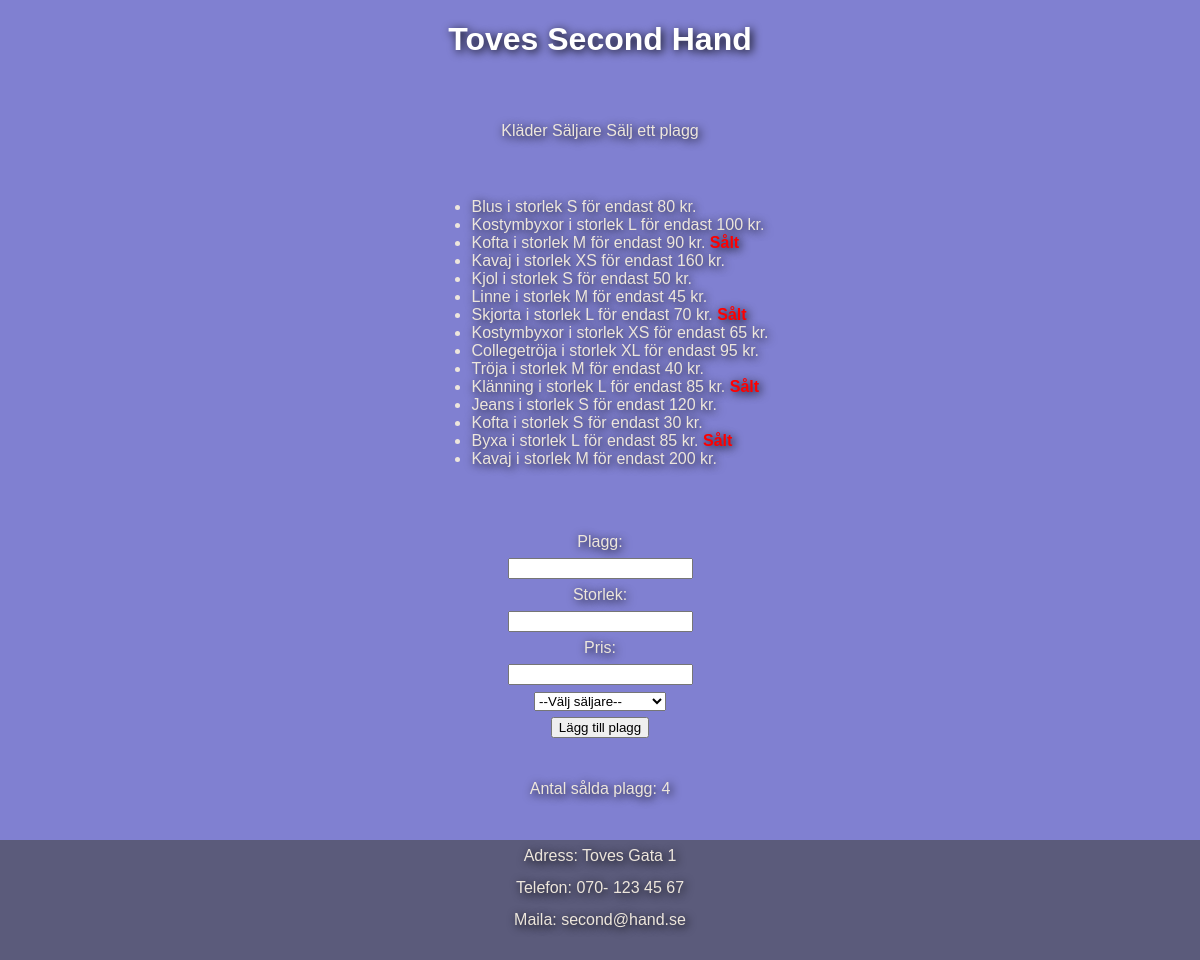
The page /clothes.php on the database its author committed.
### tables this page shows
CREATE TABLE `clothes` (
  `id` int(11) NOT NULL,
  `garment` varchar(32) NOT NULL,
  `size` varchar(10) NOT NULL,
  `price` int(11) NOT NULL,
  `sold_date` date DEFAULT NULL,
  `created` timestamp NOT NULL DEFAULT CURRENT_TIMESTAMP,
  `updated` timestamp NOT NULL DEFAULT CURRENT_TIMESTAMP ON UPDATE CURRENT_TIMESTAMP,
  `seller_id` int(11) NOT NULL
);

### classes/db.php (called while the page is built)
<?php
class DB {
    protected $pdo;
    public function __construct(PDO $pdo)
    {
      $this->pdo = $pdo;
    }
    public function getAll($table) {
        $query = "SELECT * FROM $table";
        $statement = $this->pdo->prepare($query);
        $statement->execute();
        return $statement->fetchAll(PDO::FETCH_ASSOC);
    }
}

### classes/clothing-model.php (called while the page is built, shortened)
<?php
require_once "db.php";
class ClothingModel extends DB {
    protected $table = "clothes";
    public function getAllClothes() {
        return $this->getAll($this->table);
    }
public function getSoldGarmentCount() {
    $sql = "SELECT COUNT(*) AS count FROM clothes WHERE sold_date IS NOT NULL";
    $statement = $this->pdo->prepare($sql);
    $statement->execute();
    $result = $statement->fetch(PDO::FETCH_ASSOC);
    $count = $result['count'];
    return $count;
}
}

### views/clothesView.php (the view)
<?php
class ClothingView {
    public function renderAllGarments(array $garments){
        echo "<ul>";
        foreach($garments as $garment) {
            echo "<li> {$garment["garment"]} i storlek {$garment["size"]} för endast {$garment["price"]} kr. ";
            if($garment['sold_date'] !== null) {
                echo "<span class='sold-label'>Sålt</span>";
            }
            echo "</li>";
        }
        echo "</ul>";
    }
}

### partials/header.php (shortened to what this page needs)
<!DOCTYPE html>
<html lang="en">
<head>
    <link rel="stylesheet" href="styles/style.css">
</head>
<body>
    <h1><a href="index.php">Toves Second Hand</a></h1>

### partials/nav.php
<nav>
    <a href="clothes.php">Kläder</a>
    <a href="sellers.php">Säljare</a>
    <a href="soldGarments.php">Sälj ett plagg</a>
</nav>

### partials/garment-form.php (shortened to what this page needs)
<form action="form-handlers/garment-form-handler.php" method="post">
<div class="formContainer">
<label for="garment">Plagg: </label>
<input type="text" name="garment" id="garment">
<label for="size">Storlek: </label>
<input type="text" name="size" id="size">
<label for="price">Pris: </label>
<input type="text" name="price" id="price">
<div>
    <select name="seller_id" id="seller_id">
        <option value="">--Välj säljare--</option>
    </select>
</div>
<button type="submit">Lägg till plagg</button>
</div>
</form>

### clothes.php (shortened to what this page needs)
<?php
require "classes/clothing-model.php";
require "views/clothesView.php";
$pdo = require "partials/connect.php";
$clothingModel = new ClothingModel($pdo);
$clothingView = new ClothingView();
include "partials/header.php";
include "partials/nav.php";
$clothingView->renderAllGarments($clothingModel->getAllClothes());
include "partials/garment-form.php";
$count = $clothingModel->getSoldGarmentCount();
echo "Antal sålda plagg: " . $count;
include "partials/footer.php";

### partials/footer.php
<ul class="footerContainer">
    <li class="footerList">Adress: Toves Gata 1</li>
    <li class="footerList">Telefon: 070- 123 45 67</li>
    <li class="footerList">Maila: second@hand.se </li>
</ul>
</body>
</html>

### styles/style.css (style rules this page uses)
body { box-sizing: border-box; margin: 0; padding: 0; font-family: Verdana, Geneva, Tahoma, sans-serif; background-color: rgb(128, 128, 209); color: rgb(237, 230, 220); text-shadow: 2px 2px 10px black; display: flex; flex-direction: column; justify-content: space-between; align-items: center; height: 120vh; }
.footerContainer { background-color: rgba(74, 74, 83, 0.68); list-style-type: none; padding: 0; margin: 0; height: 120px; width: 100%; text-align: center; line-height: 2em; }
.sold-label { color: red; font-weight: bold; }
.formContainer { display: flex; flex-direction: column; justify-content: center; align-items: center; line-height: 2em; }
h1 a { color: white; text-decoration: none; }
nav a { color: rgb(237, 230, 220); text-decoration: none; }

### rows shown on the page
clothes: garment "Blus", size "S", price "80"
clothes: garment "Kostymbyxor", size "L", price "100"
clothes: garment "Kofta", size "M", price "90", sold_date "Sålt"
clothes: garment "Kavaj", size "XS", price "160"
clothes: garment "Kjol", size "S", price "50"
clothes: garment "Linne", size "M", price "45"
clothes: garment "Skjorta", size "L", price "70", sold_date "Sålt"
clothes: garment "Kostymbyxor", size "XS", price "65"
clothes: garment "Collegetröja", size "XL", price "95"
clothes: garment "Tröja", size "M", price "40"
clothes: garment "Klänning", size "L", price "85", sold_date "Sålt"
clothes: garment "Jeans", size "S", price "120"
clothes: garment "Kofta", size "S", price "30"
clothes: garment "Byxa", size "L", price "85", sold_date "Sålt"
clothes: garment "Kavaj", size "M", price "200"

### other values the page prints
$count "4"
